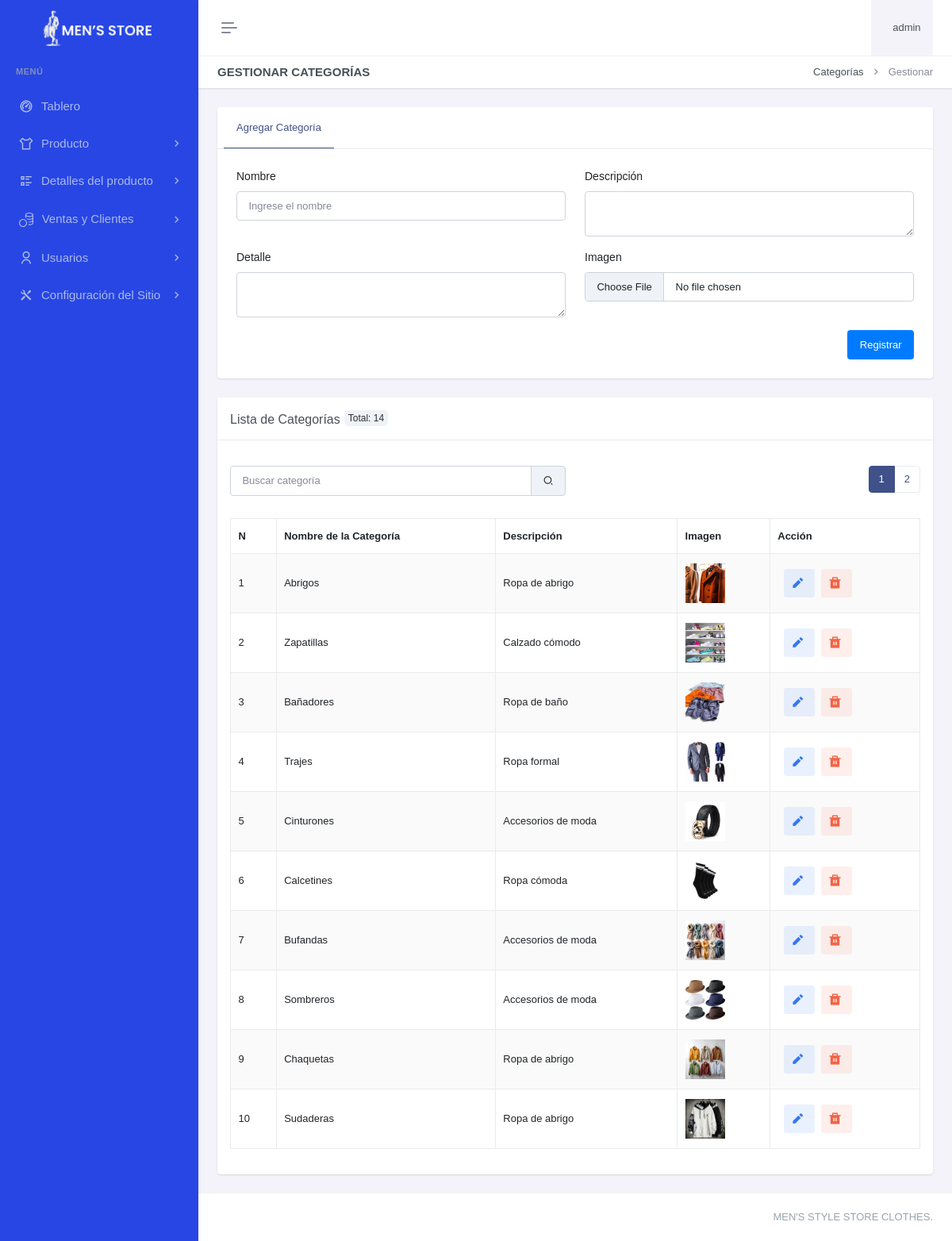
The page /paneladministrador/detallesproducto/categoria/gestionar-categoria.php (signed in) on the database its author committed.
### tables this page shows
CREATE TABLE `categoria` (
  `catId` int(11) NOT NULL,
  `catNombre` varchar(100) DEFAULT NULL,
  `catDescripcion` varchar(255) DEFAULT NULL,
  `catDetalle` varchar(100) DEFAULT NULL,
  `catImg` varchar(255) DEFAULT NULL,
  `catFechaRegis` datetime DEFAULT current_timestamp() ON UPDATE current_timestamp()
);

### paneladministrador/detallesproducto/categoria/gestionar-categoria.php (the view, shortened to what this page needs)
<?php
include "../../header.php";
include "../../sidebar.php";
$registros_por_pagina = 10;
$pagina_actual = isset($_GET['pagina']) ? (int)$_GET['pagina'] : 1;
$offset = ($pagina_actual - 1) * $registros_por_pagina;
$search = isset($_GET['search']) ? trim($_GET['search']) : '';
$query_total = "SELECT COUNT(*) as total FROM categoria WHERE catNombre LIKE ? OR catDescripcion LIKE ?";
$search_param = "%$search%";
$stmt_total = $con->prepare($query_total);
$stmt_total->bind_param('ss', $search_param, $search_param);
$stmt_total->execute();
$result_total = $stmt_total->get_result();
$total_registros = $result_total->fetch_assoc()['total'];
$total_paginas = ceil($total_registros / $registros_por_pagina);
?>
<div class="main-content">
    <div class="page-content">
        <div class="container-fluid">
            <div class="row">
                <div class="col-12">
                    <div class="page-title-box d-sm-flex align-items-center justify-content-between">
                        <h4 class="mb-sm-0">Gestionar Categorías</h4>
                        <div class="page-title-right">
                            <ol class="breadcrumb m-0">
                                <li class="breadcrumb-item"><a href="javascript: void(0);">Categorías</a></li>
                                <li class="breadcrumb-item active">Gestionar</li>
                            </ol>
                        </div>
                    </div>
                </div>
            </div>
            <div class="row">
                <div class="col-xxl-9">
                    <div class="card mt-xxl-n5">
                        <div class="card-header">
                            <ul class="nav nav-tabs-custom rounded card-header-tabs border-bottom-0" role="tablist">
                                <li class="nav-item">
                                    <a class="nav-link active" data-bs-toggle="tab" href="#categoriaDetails" role="tab" aria-selected="false">
                                        <i class="fas fa-tags"></i> Agregar Categoría
                                    </a>
                                </li>
                            </ul>
                        </div>
                        <div class="card-body p-4">
                            <div class="tab-content">
                                <div class="tab-pane active" id="categoriaDetails" role="tabpanel">
                                    <form method="POST" action="" enctype="multipart/form-data">
                                        <div class="row">
                                            <div class="col-lg-6">
                                                <div class="mb-3">
                                                    <label for="categoria_nombre" class="form-label">Nombre</label>
                                                    <input type="text" class="form-control" id="categoria_nombre" name="catNombre" required placeholder="Ingrese el nombre">
                                                </div>
                                            </div>
                                            <div class="col-lg-6">
                                                <div class="mb-3">
                                                    <label for="categoria_descripcion" class="form-label">Descripción</label>
                                                    <textarea class="form-control" id="categoria_descripcion" name="catDescripcion" required></textarea>
                                                </div>
                                            </div>
                                            <div class="col-lg-6">
                                                <div class="mb-3">
                                                    <label for="categoria_detalle" class="form-label">Detalle</label>
                                                    <textarea class="form-control" id="categoria_detalle" name="catDetalle" required></textarea>
                                                </div>
                                            </div>
                                            <div class="col-lg-6">
                                                <div class="mb-3">
                                                    <label for="categoria_img" class="form-label">Imagen</label>
                                                    <input type="file" class="form-control" id="categoria_img" name="catImg" required>
                                                </div>
                                            </div>
                                            <div class="col-lg-12">
                                                <div class="hstack gap-2 justify-content-end">
                                                    <button type="submit" class="btn btn-primary">Registrar</button>
                                                </div>
                                            </div>
                                        </div>
                                    </form>
                                </div>
                            </div>
                        </div>
                    </div>
                    <div class="card mt-4">
                        <div class="card-header">
                            <h5 class="card-title mb-0">Lista de Categorías<div class="badge-total">Total: <?php echo $total_registros; ?></div></h5>
                        </div>
                        <div class="alert-fk px-3 pt-3">
                        </div>
                        <div class="card-body">
                            <div class="row mb-3">
                                <div class="col-md-6">
                                    <div class="input-group">
                                        <input type="text" id="search" class="form-control" placeholder="Buscar categoría" value="<?php echo htmlspecialchars($search); ?>">
                                        <span class="input-group-text"><i class="ri-search-2-line"></i></span>
                                    </div>
                                </div>
                                <div class="col-md-6 d-flex justify-content-end">
                                <nav aria-label="Page navigation example">
                                    <ul class="pagination justify-content-center">
                                        <?php for ($i = 1; $i <= $total_paginas; $i++): ?>
                                            <li class="page-item <?php echo ($i == $pagina_actual) ? 'active' : ''; ?>">
                                                <a class="page-link" href="?pagina=<?php echo $i; ?>&search=<?php echo htmlspecialchars($search); ?>#example"><?php echo $i; ?></a>
                                            </li>
                                        <?php endfor; ?>
                                    </ul>
                                </nav>
                                </div>
                            </div>
                            <table id="example" class="table table-bordered dt-responsive nowrap table-striped align-middle" style="width:100%">
                                <thead>
                                    <tr>
                                        <th>N</th>
                                        <th>Nombre de la Categoría</th>
                                        <th>Descripción</th>
                                        <th>Imagen</th>
                                        <th class="accion-col">Acción</th>
                                    </tr>
                                </thead>
                                <tbody>
                                    <?php
                                    $query = "SELECT * FROM categoria WHERE catNombre LIKE ? OR catDescripcion LIKE ? ORDER BY catId DESC LIMIT ? OFFSET ?";
                                    $stmt = $con->prepare($query);
                                    $stmt->bind_param('ssii', $search_param, $search_param, $registros_por_pagina, $offset);
                                    $stmt->execute();
                                    $result = $stmt->get_result();
                                    $numeracion = $offset + 1;
                                    while ($row = $result->fetch_assoc()) {
                                        $image_path = "../../recursos/uploads/categoria/" . htmlspecialchars($row['catImg']);
                                        echo "<tr id='categoria-{$row['catId']}'>
                                                <td>{$numeracion}</td>
                                                <td>" . htmlspecialchars($row['catNombre']) . "</td>
                                                <td>" . htmlspecialchars($row['catDescripcion']) . "</td>
                                                <td><img src='" . $image_path . "' alt='" . htmlspecialchars($row['catNombre']) . "' style='width: 50px; height: 50px;'></td>
                                                <td>
                                                    <a href='editarcategoria.php?id={$row['catId']}' class='btn btn-soft-secondary btn-sm ms-2 me-1' aria-label='Editar' title='Editar'><i class='ri-pencil-fill align-bottom me-1' style='font-size: 1.5em;'></i></a>
                                                    <a href='javascript:void(0);' class='btn btn-soft-danger btn-sm' onclick='confirmDeleteCategoria({$row['catId']})' aria-label='Eliminar' title='Eliminar'><i class='ri-delete-bin-fill align-bottom me-1' style='font-size: 1.5em;'></i></a>
                                                </td>
                                            </tr>";
                                        $numeracion++;
                                    }
                                    ?>
                                </tbody>
                            </table>
                        </div>
                    </div>
                </div>
            </div>
        </div>
    </div>
<?php include "../../footer.php"; ?>

### rows shown on the page
categoria: catNombre "Abrigos", catDescripcion "Ropa de abrigo", catImg (picture)
categoria: catNombre "Zapatillas", catDescripcion "Calzado cómodo", catImg (picture)
categoria: catNombre "Bañadores", catDescripcion "Ropa de baño", catImg (picture)
categoria: catNombre "Trajes", catDescripcion "Ropa formal", catImg (picture)
categoria: catNombre "Cinturones", catDescripcion "Accesorios de moda", catImg (picture)
categoria: catNombre "Calcetines", catDescripcion "Ropa cómoda", catImg (picture)
categoria: catNombre "Bufandas", catDescripcion "Accesorios de moda", catImg (picture)
categoria: catNombre "Sombreros", catDescripcion "Accesorios de moda", catImg (picture)
categoria: catNombre "Chaquetas", catDescripcion "Ropa de abrigo", catImg (picture)
categoria: catNombre "Sudaderas", catDescripcion "Ropa de abrigo", catImg (picture)

### other values the page prints
$username "admin"
$total_registros "14"
